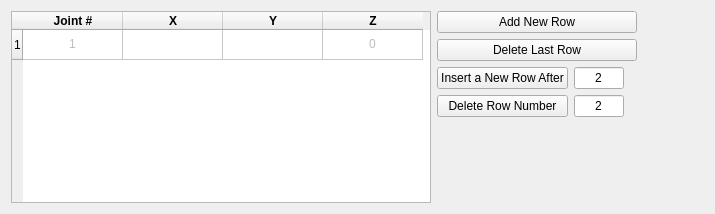
      <widget class="QWidget" name="Joints_tab">
       <attribute name="title">
        <string>Joints</string>
       </attribute>
       <layout class="QHBoxLayout" name="horizontalLayout">
        <item>
         <widget class="QTableWidget" name="Joints_Table">
          <property name="minimumSize">
           <size>
            <width>420</width>
            <height>0</height>
           </size>
          </property>
          <row>
           <property name="text">
            <string>1</string>
           </property>
          </row>
          <column>
           <property name="text">
            <string>Joint #</string>
           </property>
           <property name="font">
            <font>
             <weight>75</weight>
             <bold>true</bold>
            </font>
           </property>
          </column>
          <column>
           <property name="text">
            <string>X</string>
           </property>
           <property name="font">
            <font>
             <weight>75</weight>
             <bold>true</bold>
            </font>
           </property>
          </column>
          <column>
           <property name="text">
            <string>Y</string>
           </property>
           <property name="font">
            <font>
             <weight>75</weight>
             <bold>true</bold>
            </font>
           </property>
          </column>
          <column>
           <property name="text">
            <string>Z</string>
           </property>
           <property name="font">
            <font>
             <weight>75</weight>
             <bold>true</bold>
            </font>
           </property>
          </column>
          <item row="0" column="0">
           <property name="text">
            <string>1</string>
           </property>
           <property name="textAlignment">
            <set>AlignCenter</set>
           </property>
           <property name="flags">
            <set>ItemIsDragEnabled|ItemIsUserCheckable</set>
           </property>
          </item>
          <item row="0" column="3">
           <property name="text">
            <string>0</string>
           </property>
           <property name="textAlignment">
            <set>AlignCenter</set>
           </property>
           <property name="flags">
            <set>ItemIsDragEnabled|ItemIsUserCheckable</set>
           </property>
          </item>
         </widget>
        </item>
        <item>
         <layout class="QVBoxLayout" name="verticalLayout">
          <item>
           <widget class="QPushButton" name="Add_new_row_joint">
            <property name="maximumSize">
             <size>
              <width>200</width>
              <height>16777215</height>
             </size>
            </property>
            <property name="text">
             <string>Add New Row</string>
            </property>
           </widget>
          </item>
          <item>
           <widget class="QPushButton" name="Delete_last_row_Joint">
            <property name="minimumSize">
             <size>
              <width>0</width>
              <height>0</height>
             </size>
            </property>
            <property name="maximumSize">
             <size>
              <width>200</width>
              <height>16777215</height>
             </size>
            </property>
            <property name="text">
             <string>Delete Last Row</string>
            </property>
           </widget>
          </item>
          <item>
           <layout class="QGridLayout" name="gridLayout_5">
            <item row="1" column="1">
             <widget class="QLineEdit" name="Insert_row_number_Joint_2">
              <property name="maximumSize">
               <size>
                <width>50</width>
                <height>16777215</height>
               </size>
              </property>
              <property name="text">
               <string>2</string>
              </property>
              <property name="alignment">
               <set>Qt::AlignCenter</set>
              </property>
             </widget>
            </item>
            <item row="0" column="0">
             <widget class="QPushButton" name="Insert_row_button_Joint">
              <property name="enabled">
               <bool>true</bool>
              </property>
              <property name="maximumSize">
               <size>
                <width>150</width>
                <height>16777215</height>
               </size>
              </property>
              <property name="text">
               <string>Insert a New Row After</string>
              </property>
             </widget>
            </item>
            <item row="0" column="1">
             <widget class="QLineEdit" name="Insert_row_number_Joint">
              <property name="maximumSize">
               <size>
                <width>50</width>
                <height>16777215</height>
               </size>
              </property>
              <property name="layoutDirection">
               <enum>Qt::LeftToRight</enum>
              </property>
              <property name="text">
               <string>2</string>
              </property>
              <property name="alignment">
               <set>Qt::AlignCenter</set>
              </property>
             </widget>
            </item>
            <item row="1" column="0">
             <widget class="QPushButton" name="Delete_row_button_Joint">
              <property name="maximumSize">
               <size>
                <width>150</width>
                <height>16777215</height>
               </size>
              </property>
              <property name="text">
               <string>Delete Row Number</string>
              </property>
             </widget>
            </item>
            <item row="0" column="2">
             <spacer name="horizontalSpacer_4">
              <property name="orientation">
               <enum>Qt::Horizontal</enum>
              </property>
              <property name="sizeHint" stdset="0">
               <size>
                <width>40</width>
                <height>20</height>
               </size>
              </property>
             </spacer>
            </item>
           </layout>
          </item>
          <item>
           <spacer name="verticalSpacer">
            <property name="orientation">
             <enum>Qt::Vertical</enum>
            </property>
            <property name="sizeHint" stdset="0">
             <size>
              <width>20</width>
              <height>40</height>
             </size>
            </property>
           </spacer>
          </item>
         </layout>
        </item>
        <item>
         <spacer name="horizontalSpacer">
          <property name="orientation">
           <enum>Qt::Horizontal</enum>
          </property>
          <property name="sizeHint" stdset="0">
           <size>
            <width>40</width>
            <height>20</height>
           </size>
          </property>
         </spacer>
        </item>
       </layout>
      </widget>
